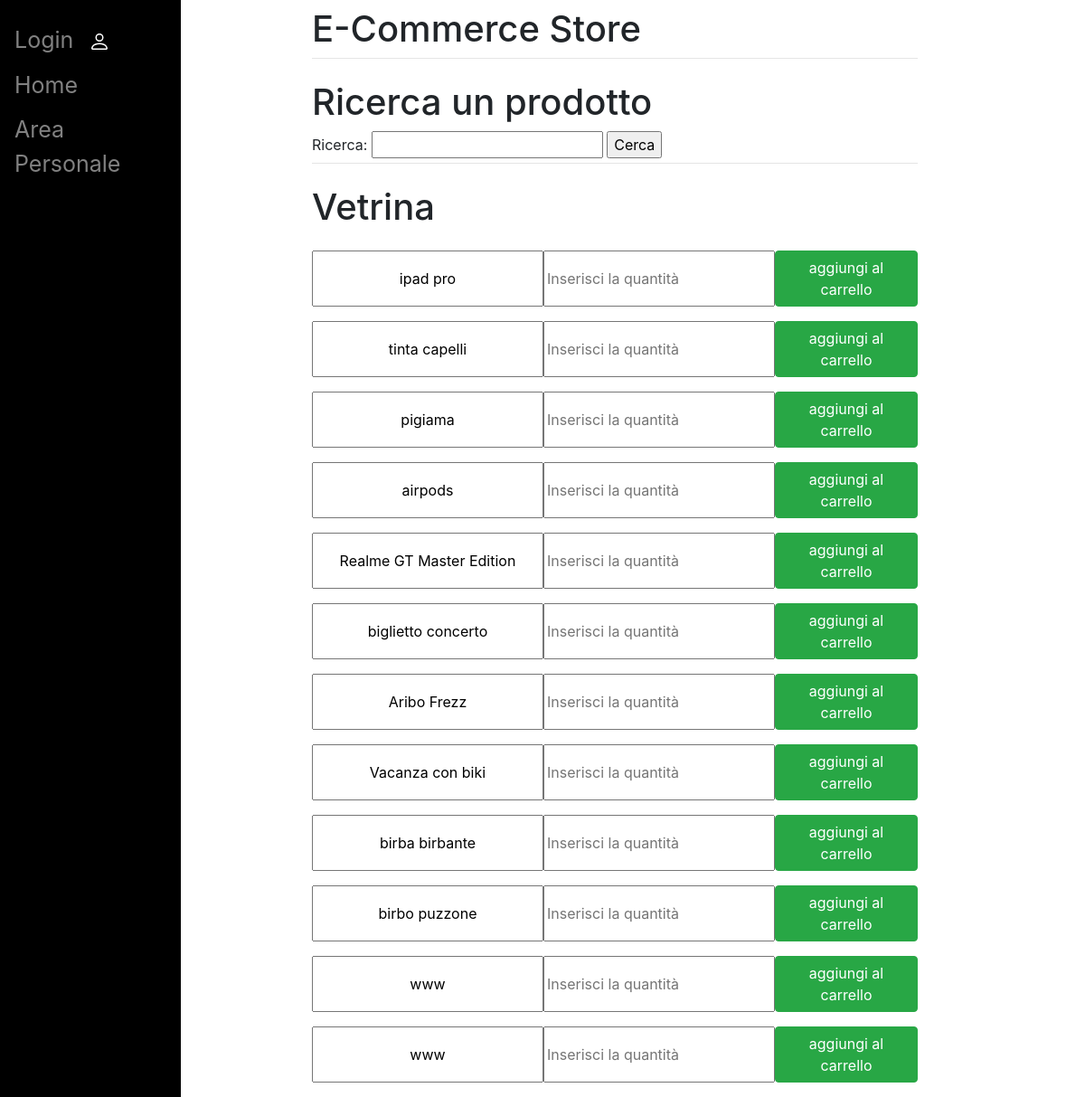
The page / on the database its author committed.
### store/models.py (models this page shows, shortened)
class Prodotto(models.Model):
    nome = models.CharField(max_length=200)
    descrizione = models.CharField(max_length=400)
    prezzo = models.FloatField()
    visibile = models.BooleanField(default=True)

### store/views.py (the view)
# urls.py: path('', views.home),
def home(request):
    prodottiInVendita = Prodotto.objects.all()
    if request.method == "POST" :
        form = CercaProdotto(request.POST)
        if form.is_valid() :
            stringaRicerca = form.cleaned_data["stringaRicerca"]
            prodottiTrovati = Prodotto.objects.filter(
                ( Q(nome__contains=stringaRicerca) | Q(descrizione__contains=stringaRicerca) ) & Q(visibile=True)
                )
            return render(request, 'store/home.html', {"form" : form , "prodottiTrovati":prodottiTrovati , "prodottiInVendita":prodottiInVendita})
        else:
            print("form non valido")
    else :
        form = CercaProdotto()
        return render(request ,  "store/home.html" , {"form":form , "prodottiInVendita":prodottiInVendita})

### store/forms.py
class CercaProdotto(forms.Form):
    stringaRicerca = forms.CharField(label="Ricerca", max_length=200)

### store/templates/store/home.html (shortened to what this page needs)
{% extends 'store/base.html' %}
{% block content %}
    <h1 class="mt-2">Ricerca un prodotto</h1>
    <form action="#" method="POST">
        {{form}}
        <input type="submit" value="Cerca">
    </form>
    <hr class="mt-0 mb-4">
    <h1 class="mt-2">Vetrina</h1>
    {% if prodottiInVendita %}
        {% for prodotto in prodottiInVendita %}
        <form method="post" action="/aggiungiAlCarrello" class="form-group form-orizzontale">
            {% if prodotto.visibile %}
                <input class="testoCentrato" type="text" value="{{prodotto.nome}}" readonly>
                <input type="number" name="numeroPezzi" placeholder="Inserisci la quantità">
                <button type="submit" class="btn btn-success">aggiungi al carrello</button>
            {% endif %}
        </form>
        {% endfor %}
    {% else %}
        <h2 class="mt-2">Nessun prodotto in vendita</h2>
    {% endif %}
{% endblock %}

### store/templates/store/home.html (style rules this page uses)
.form-orizzontale { display: flex; flex-direction: row; }
.testoCentrato { text-align: center; }

### rows shown on the page
Prodotto: nome "ipad pro"
Prodotto: nome "tinta capelli"
Prodotto: nome "pigiama"
Prodotto: nome "airpods"
Prodotto: nome "Realme GT Master Edition"
Prodotto: nome "biglietto concerto"
Prodotto: nome "Aribo Frezz"
Prodotto: nome "Vacanza con biki"
Prodotto: nome "birba birbante"
Prodotto: nome "birbo puzzone"
Prodotto: nome "www"
Prodotto: nome "www"
